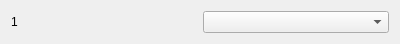
<?xml version="1.0" encoding="UTF-8"?>
<ui version="4.0">
 <class>InputPortConfigWidget</class>
 <widget class="QWidget" name="InputPortConfigWidget">
  <property name="geometry">
   <rect>
    <x>0</x>
    <y>0</y>
    <width>400</width>
    <height>38</height>
   </rect>
  </property>
  <property name="windowTitle">
   <string>Form</string>
  </property>
  <layout class="QHBoxLayout" name="horizontalLayout">
   <item>
    <widget class="QLabel" name="portNumLBL">
     <property name="text">
      <string>1</string>
     </property>
    </widget>
   </item>
   <item>
    <widget class="QComboBox" name="typeCB"/>
   </item>
  </layout>
 </widget>
 <resources/>
 <connections/>
</ui>
